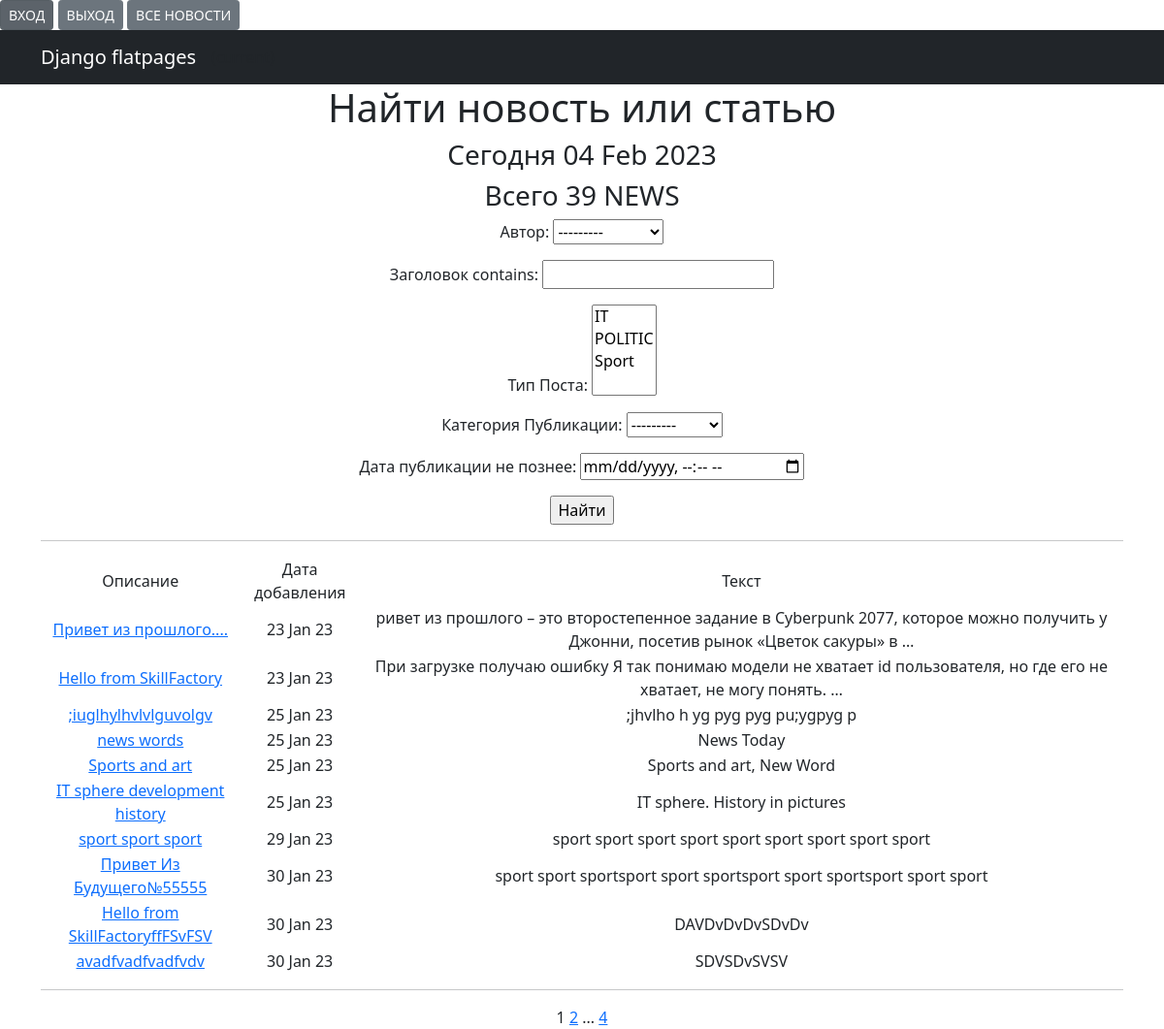
The app's page /news/search/ with its own data.
### news/models.py (models this page shows, shortened)
class Post(models.Model):
    author = models.ForeignKey(Author, on_delete=models.CASCADE, verbose_name="Автор")
    NEWS = "NW"
    ARTICLE = "AT"
    CATEGORY_CHOICES = (
        (NEWS, 'НОВОСТЬ'),
        (ARTICLE, 'СТАТЬЯ'),
    )
    categoryType = models.CharField(max_length=2, choices=CATEGORY_CHOICES, default=ARTICLE,
                                    verbose_name="Категория Публикации")
    dataCreation = models.DateTimeField(auto_now_add=True, verbose_name="Дата публикации")
    category = models.ManyToManyField(Category, through='PostCategory', verbose_name="Тип Поста")
    title = models.CharField(max_length=128, verbose_name="Заголовок")
    text = models.TextField(verbose_name=' ТЕКСТ')
    rating = models.SmallIntegerField(default=0, verbose_name="Рейтинг")

### news/views.py (the view)
# urls.py: path('search/', NewsSearch.as_view(), name='search'),
class NewsSearch(ListView):
    model = Post
    ordering = 'dataCreation'
    template_name = 'search.html'
    context_object_name = 'search'
    paginate_by = 10
    def get_queryset(self):
        queryset = super().get_queryset()
        self.filterset = PostFilter(self.request.GET, queryset)
        return self.filterset.qs
    def get_context_data(self, **kwargs):
        context = super().get_context_data(**kwargs)
        context['filterset'] = self.filterset
        context['all_news'] = Post.objects.all()
        return context

### news/models.py (called while the page is built)
    def __str__(self):
        return f'{self.authorUser}'

    def __str__(self):
        return f'{self.name}'

### news/templatetags/custom_filters.py (called while the page is built)
@register.filter()
def censor(value):
    ban_words = ['fuck', 'хер']
    if not isinstance(value, str):
        raise TypeError(f"unresolved type'{type(value)}' expected type 'str")
    for word in value.split():
        if word.lower() in ban_words:
            value = value.replace(word, f'{word[0]}{"*"*(len(word)-1)}')
    return value

### news/templatetags/custom_tags.py (called while the page is built)
@register.simple_tag()
def current_time(format_string='%b %d %Y'):
    return datetime.utcnow().strftime(format_string)

### news/templates/search.html (shortened to what this page needs)
{% extends 'flatpages/default.html' %}
{% load custom_filters %}
{% load custom_tags %}
{% block content %}
<h1>Найти новость или статью</h1>
<h3>Сегодня {% current_time '%d %b %Y' %}</h3>
<h3> Всего {{ all_news|length }} NEWS</h3>
<form action="" method="get">
    {{ filterset.form.as_p }}
    <input type="submit" value="Найти"/>
</form>
<hr>
{% if search %}
<table>
    <tr>
        <td>Описание</td>
        <td>Дата добавления</td>
        <td>Текст</td>
    <tr>
        {% for new in search %}
    <tr>
        <td><a href="{% url 'new' new.id %}">{{ new.title|censor }}</a></td>
        <td>{{ new.dataCreation|date:'d M y ' }}</td>
        <td>{{ new.text|truncatewords:20|censor}}</td>
        {% endfor %}
</table>
<hr>
{% else %}
<h2>Новостей нет!</h2>
{% endif %}
{{ page_obj.number }}
{% if page_obj.has_next %}
<a href="?page={{ page_obj.next_page_number }}">{{ page_obj.next_page_number }}</a>
{% if paginator.num_pages != page_obj.next_page_number %}
...
<a href="?page={{ page_obj.paginator.num_pages }}">{{ page_obj.paginator.num_pages }}</a>
{% endif %}
{% endif %}
{% endblock content %}

### records on screen
Post: title|censor "Привет из прошлого....", dataCreation "23 Jan 23", text|censor "ривет из прошлого – это второстепенное задание в Cyberpunk 2077, которое можно получить у Джонни, посетив рынок «Цветок сакуры» в …"
Post: title|censor "Hello from SkillFactory", dataCreation "23 Jan 23", text|censor "При загрузке получаю ошибку Я так понимаю модели не хватает id пользователя, но где его не хватает, не могу понять. …"
Post: title|censor ";iuglhylhvlvlguvolgv", dataCreation "25 Jan 23", text|censor ";jhvlho h yg pyg pyg pu;ygpyg p"
Post: title|censor "news words", dataCreation "25 Jan 23", text|censor "News Today"
Post: title|censor "Sports and art", dataCreation "25 Jan 23", text|censor "Sports and art, New Word"
Post: title|censor "IT sphere development history", dataCreation "25 Jan 23", text|censor "IT sphere. History in pictures"
Post: title|censor "sport sport sport", dataCreation "29 Jan 23", text|censor "sport sport sport sport sport sport sport sport sport"
Post: title|censor "Привет Из Будущего№55555", dataCreation "30 Jan 23", text|censor "sport sport sportsport sport sportsport sport sportsport sport sport"
Post: title|censor "Hello from SkillFactoryffFSvFSV", dataCreation "30 Jan 23", text|censor "DAVDvDvDvSDvDv"
Post: title|censor "avadfvadfvadfvdv", dataCreation "30 Jan 23", text|censor "SDVSDvSVSV"

### other values on screen
{{ all_news|length }} "39"
{{ page_obj.number }} "1"
{{ page_obj.next_page_number }} "2"
{{ page_obj.paginator.num_pages }} "4"
